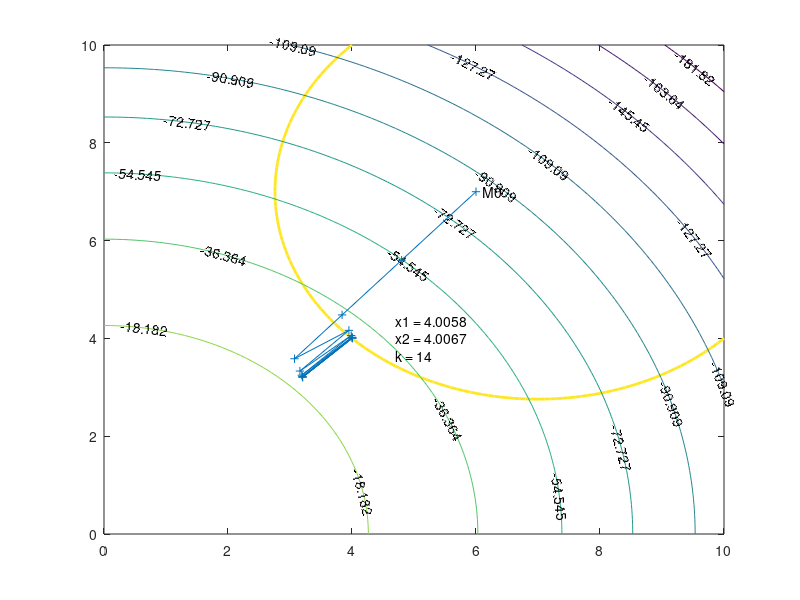

Write MATLAB code to recreate this figure.
c1 = -1;
c2 = -1;
a = 7;
b = 7;
R = 18;

d = 0.001;

x1 = 6;
x2 = 7;

k = 1;
kmax = 100;

x1trace = [x1];
x2trace = [x2];

g = @(x1,x2)(R - (x1 - a)^2 - (x2 - b)^2);
dfdx1 = @(x1,x2)(2*c1*x1);
dfdx2 = @(x1,x2)(2*c2*x2);
dgdx1 = @(x1,x2)(-2*x1+2*a);
dgdx2 = @(x1,x2)(-2*x2 +2*b);

gamma = 0.1;
alpha = 1.9;

i=2;
while k<kmax;
    if g(x1,x2)>0;
        step_x1 = dfdx1(x1,x2);
        step_x2 = dfdx2(x1,x2);
    else
        step_x1 = dfdx1(x1,x2) + alpha*dgdx1(x1,x2);
        step_x2 = dfdx2(x1,x2) + alpha*dgdx2(x1,x2);
    end
    new_x1 = max(0, x1+gamma*step_x1);
    new_x2 = max(0, x2+gamma*step_x2);
      
    x1trace(i) = new_x1;
    x2trace(i) = new_x2;
    i = i+1;
    x1 = new_x1;
    x2 = new_x2;
    if (dfdx1(x1,x2)/dgdx1(x1,x2)) - (dfdx2(x1,x2)/dgdx2(x1,x2)) <=d;
        break;
    end;
    k = k+1;
end

x = 0 : 0.1 : 10;
y = 0 : 0.1 : 10;
[X, Y] = meshgrid(x,y);
Zl = (X - a).^2 + (Y - b).^2;
[C, h] = contour(X, Y, Zl, [R R], 'LineWidth',2);
hold on;
Z = c1*X.^2 + c2* Y.^2;
[C, h] = contour(X, Y, Z);
clabel(C, h);
plot(x1trace, x2trace, '-+');

text(x1trace(1) + 0.1, x2trace(1), 'M0');
text(x1 + 0.7, x2, ...
    strvcat(['x1 = ' num2str(x1)],...
            ['x2 = ' num2str(x2)],...
            ['k = ' num2str(k)]));
